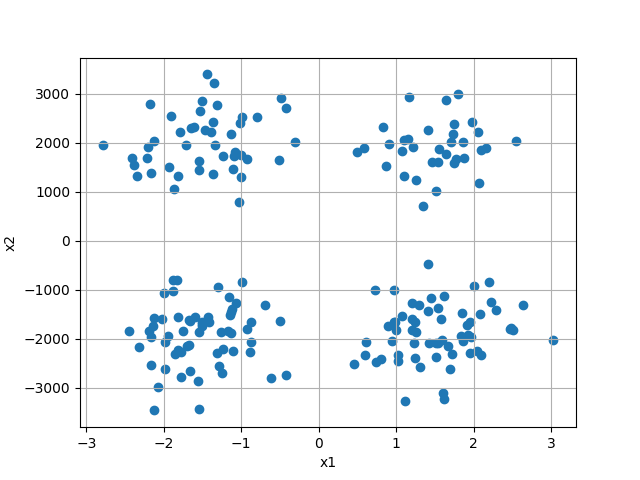

Write the Python code that produced this figure.
import pandas as pd
import matplotlib.pyplot as plt

# Load the data from the CSV file into a pandas dataframe
df = pd.read_csv('/Users/vivekmalipatel/Downloads/Assignmnts/IntrotoMLAssignment/Question/TwoFeatures.csv')

# Plot the x2 versus x1
plt.scatter(df['x1'], df['x2'])
plt.xlabel('x1')
plt.ylabel('x2')
plt.grid(True)
plt.show()
